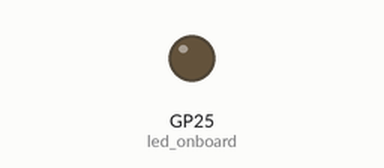
The program below on a simulated Raspberry Pi Pico running MicroPython. Parts: output pins drawn as LEDs (lit = HIGH).

Above: at 0.2 s.
At 2.2 s:
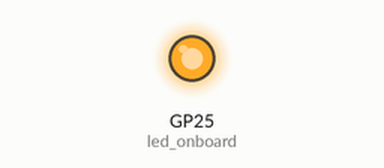
Timing chart, 0 to 3.0 s (numbered marks = the images above):
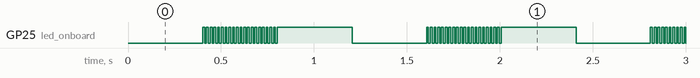

The program:

importMachine.py
```python
import machine
import utime
led_onboard = machine.Pin(25, machine.Pin.OUT)
count = 0
while True:
    while (count < 20):
        led_onboard.value(1)
        utime.sleep(0.001)
        led_onboard.value(0)
        utime.sleep(0.019)
        count += 1

    count = 0
    while (count < 20):
        led_onboard.value(1)
        utime.sleep(0.010)
        led_onboard.value(0)
        utime.sleep(0.010)
        count += 1

    count = 0
    while (count < 20):
        led_onboard.value(1)
        utime.sleep(0.019)
        led_onboard.value(0)
        utime.sleep(0.001)
        count += 1
    count = 0
```

Measured:
- by itself, GP25 (led_onboard): repeats every 1.2 s: HIGH 0.40 s, LOW 0.40 s, 20 × (HIGH 0.01 s, LOW 0.01 s)
